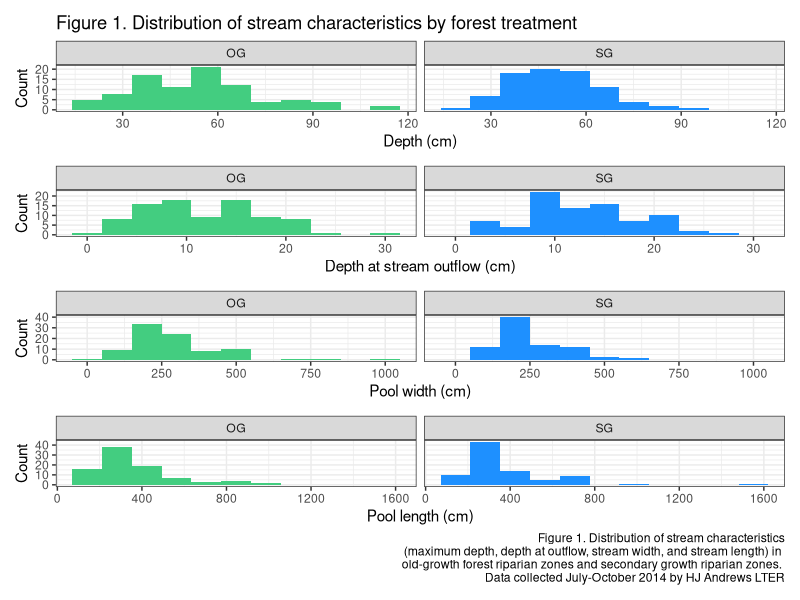
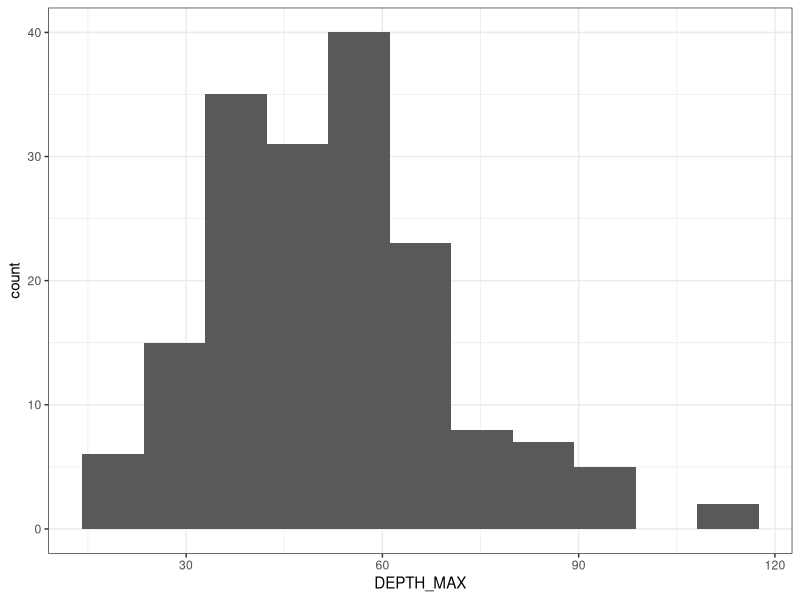
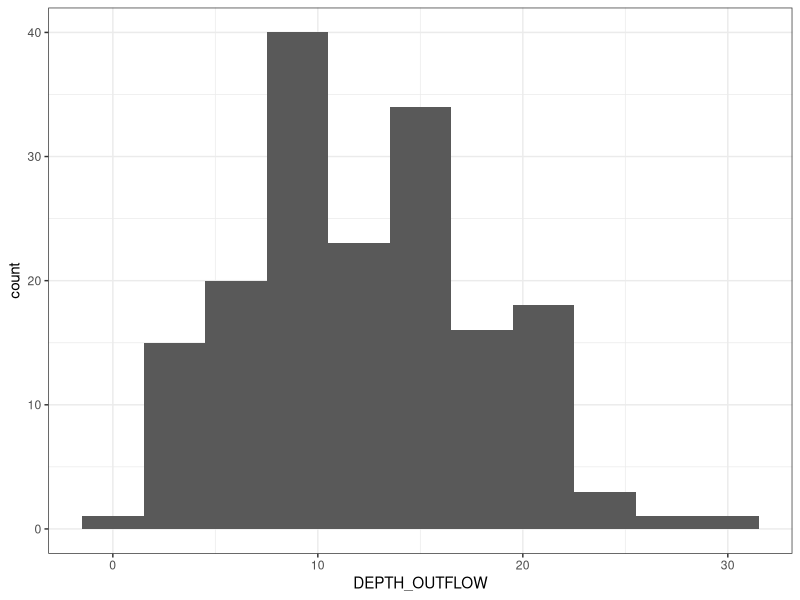
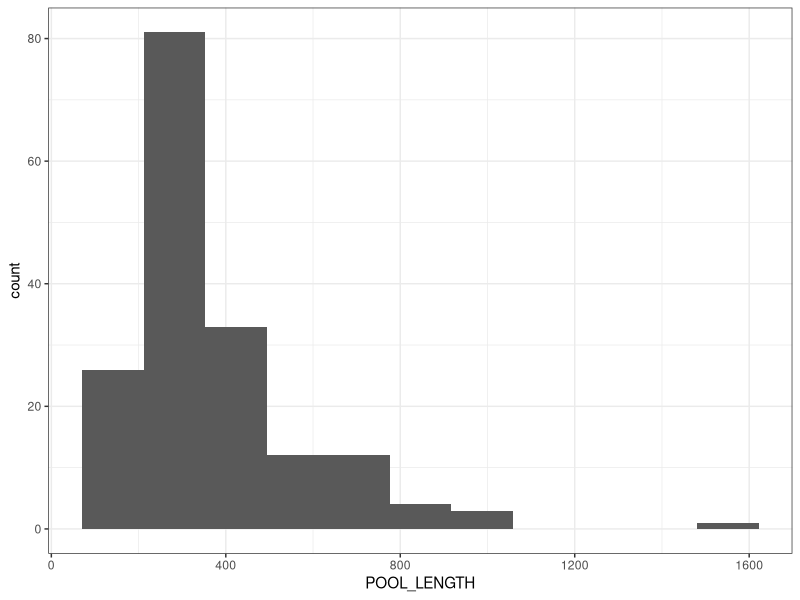
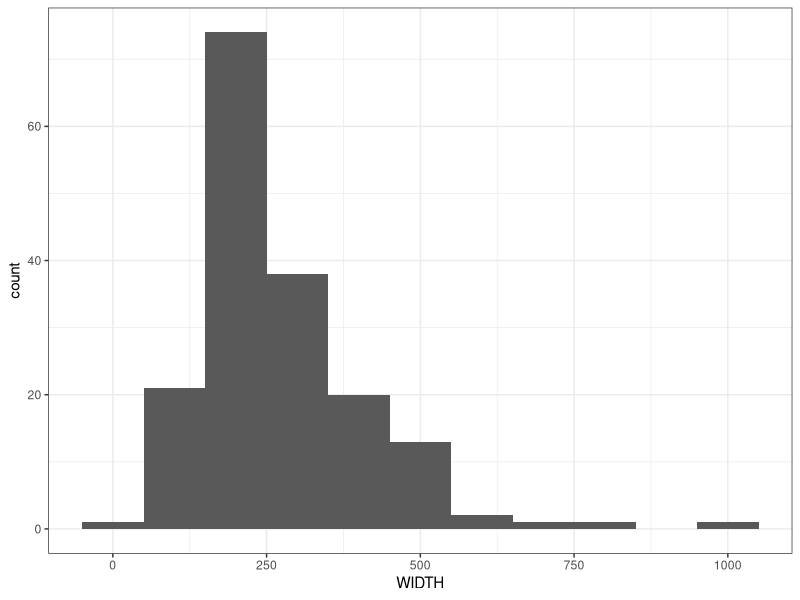
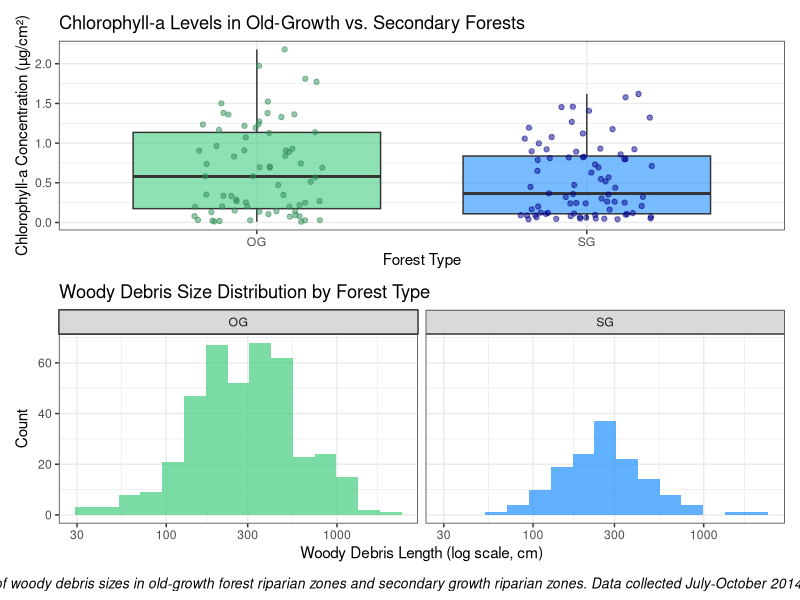
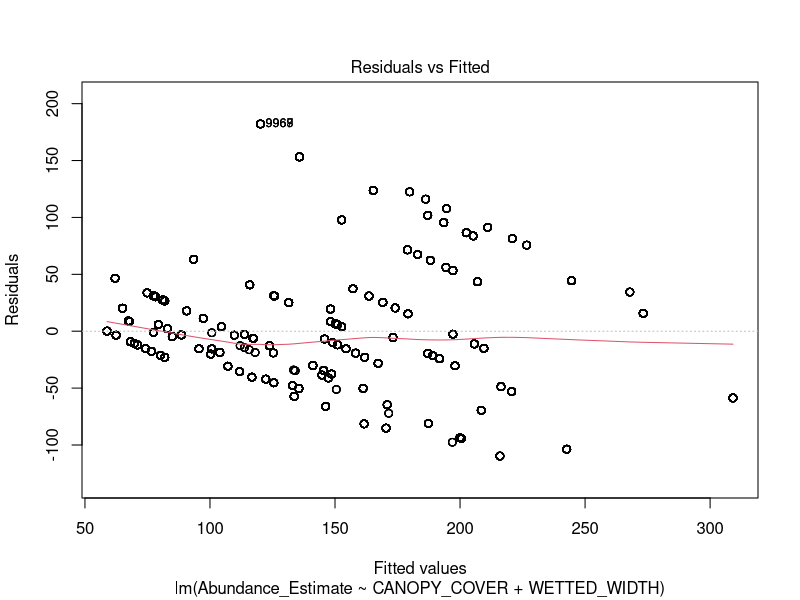
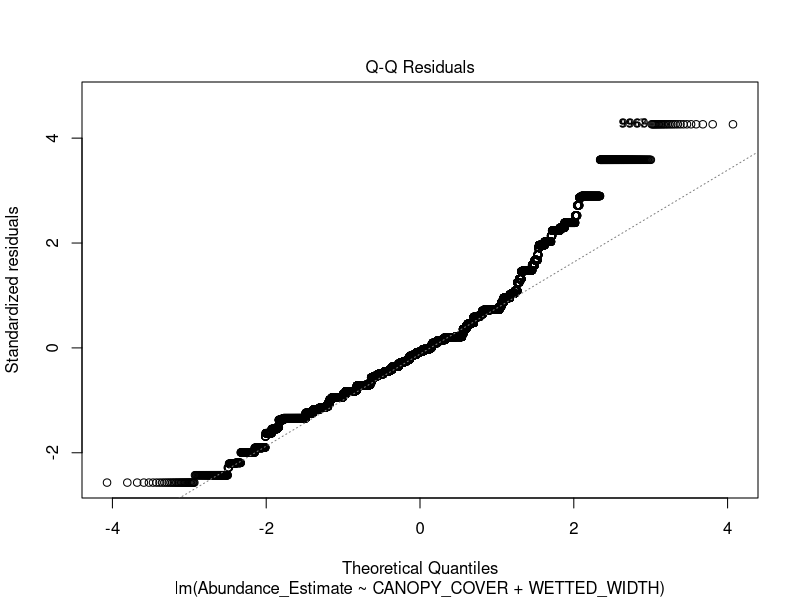

These figures' R source, in order:
## ---- chunk 1

Fish_salamander<- read.csv('Data/AS01001_v1.csv')
#invertebrate<- read.csv('Data/AS01002_v1.csv') provided but not needed for our analysis
stream_data<- read.csv('Data/AS01003_v1.csv')
wood_measurements<- read.csv('Data/AS01004_v1.csv')
pool_measurement<-read.csv('Data/AS01005_v1.csv')

#install.packages("dplyr")
#install.packages("tidyverse")
library(ggplot2)
library (patchwork)
library(dplyr)
library(tidyverse)

## ---- chunk 2
binnumber <- 2 * (172)^(1/3)
binnumber

depth_plot <-  ggplot(pool_measurement, aes(x = DEPTH_MAX, fill = REACH_TYPE)) +
geom_histogram(bins = 11) + # creates histograms
  facet_wrap (~ REACH_TYPE) +
  scale_fill_manual(values= c('seagreen3', 'dodgerblue')) +
labs(x = "Depth (cm)",
y = "Count", title = "Figure 1. Distribution of stream characteristics by forest treatment") +
   theme_bw() + theme(legend.position = "none") 

flowdepth_plot <-  ggplot(pool_measurement, aes(x = DEPTH_OUTFLOW, fill = REACH_TYPE)) +
geom_histogram(bins = 11) + # creates histograms
  facet_wrap (~ REACH_TYPE) +
  scale_fill_manual(values= c('seagreen3', 'dodgerblue')) +
labs(x = "Depth at stream outflow (cm)",
y = "Count") +
  theme_bw() + theme(legend.position = "none") 

width_plot <-  ggplot(pool_measurement, aes(x = WIDTH, fill = REACH_TYPE)) +
geom_histogram(bins = 11) + # creates histograms
  facet_wrap (~ REACH_TYPE) +
  scale_fill_manual(values= c('seagreen3', 'dodgerblue')) +
labs(x = "Pool width (cm)",
y = "Count") +
   theme_bw() + theme(legend.position = "none")

length_plot <-  ggplot(pool_measurement, aes(x = POOL_LENGTH, fill = REACH_TYPE)) +
geom_histogram(bins = 11) + # creates histograms
  facet_wrap (~ REACH_TYPE) +
  scale_fill_manual(values= c('seagreen3', 'dodgerblue')) +
labs(x = "Pool length (cm)",
y = "Count", caption = "Figure 1. Distribution of stream characteristics
(maximum depth, depth at outflow, stream width, and stream length) in 
old-growth forest riparian zones and secondary growth riparian zones. 
Data collected July-October 2014 by HJ Andrews LTER") +
  theme_bw() + theme(legend.position = "none")


stream_qualities_plot <- depth_plot / flowdepth_plot / width_plot / length_plot 
stream_qualities_plot

ggsave("stream_qualities_plot.jpeg", stream_qualities_plot, width = 8, height = 14)

## ---- chunk 3
(hist.maxdepth <- ggplot(pool_measurement, aes(x=DEPTH_MAX))+ geom_histogram(bins = 11) + theme_bw())
(hist.outflowdepth <- ggplot(pool_measurement, aes(x=DEPTH_OUTFLOW))+ geom_histogram(bins = 11) + theme_bw())
(hist.poollength <- ggplot(pool_measurement, aes(x=POOL_LENGTH))+ geom_histogram(bins = 11) + theme_bw())
(hist.width <- ggplot(pool_measurement, aes(x=WIDTH))+ geom_histogram(bins = 11) + theme_bw())
##

## ---- chunk 4
# Canopy Cover vs. Chlorophyll-a (LOCKED)
# Based on visible clues in the data, we removed points where canopy cover is < 35%.
clean_canopy_data <- stream_data %>%
  filter(CANOPY_COVER >= 35)

canopy_plot <- ggplot(clean_canopy_data, aes(x = REACH_TYPE, y = CHL_A_TILES, fill = REACH_TYPE)) +
  geom_boxplot(outlier.shape = NA, alpha = 0.6) +
  geom_jitter(aes(color = REACH_TYPE), width = 0.2, size = 1.5, alpha = 0.5) +
  scale_fill_manual(values = c("seagreen3", "dodgerblue")) +
  scale_color_manual(values = c("seagreen4", "blue4")) +
  labs(
    x = "Forest Type",
    y = "Chlorophyll-a Concentration (µg/cm²)",
    title = "Chlorophyll-a Levels in Old-Growth vs. Secondary Forests"
  ) +
  theme_bw() +
  theme(legend.position = "none")

# Separate Histograms for OG and SG
wood_histogram <- ggplot(wood_measurements, aes(x = WOOD_LENGTH, fill = REACH_TYPE)) +
  geom_histogram(bins = 15, alpha = 0.7) +  # Individual histograms
  scale_fill_manual(values = c("seagreen3", "dodgerblue")) +
  scale_x_log10() +  # Log scale for better spread
  facet_wrap(~ REACH_TYPE) +  # Separate plots for OG and SG
  labs(
    x = "Woody Debris Length (log scale, cm)",
    y = "Count",
    title = "Woody Debris Size Distribution by Forest Type"
  ) +
  theme_bw() +
  theme(legend.position = "none")

# Combine Both Plots into One Figure with Proper Caption Spacing 
combined_figure <- canopy_plot / wood_histogram +
  plot_annotation(
    caption = "Figure 2. Distribution of woody debris sizes in old-growth forest riparian zones and secondary growth riparian zones. Data collected July-October 2014 by HJ Andrews LTER."
  ) &
  theme(
    plot.caption = element_text(hjust = 0.5, size = 10, face = "italic")  # Ensures proper alignment
  )

# Save the figure with increased width
ggsave("canopy_woodydebris.jpeg", combined_figure, width = 14, height = 10)  # Increased width

# Display the figure
combined_figure
## ---- chunk 5

salamander<- Fish_salamander %>% filter(SPECIES== "DITE")%>%
  mutate(SPECIES_NAME = "Dicamptodon tenebrosus (Coastal Giant Salamander)")

salamander_abundance_by_pair <- function(salamander, correction_factor = 1.34) {
  
  salamander <- salamander %>%
    mutate(SURVEY_METHOD = toupper(SURVEY_METHOD),
           MARKED_UNMARKED = toupper(MARKED_UNMARKED))
  
  # Combine SITE and REACH_TYPE to define unique pairs
  site_pairs <- salamander %>%
    select(SITE, REACH_TYPE) %>%
    distinct()
  
  results <- data.frame(
    SITE = character(),
    REACH_TYPE = character(),
    Abundance_Estimate = numeric(),
    Method = character(),
    stringsAsFactors = FALSE
  )
  
  for (i in 1:nrow(site_pairs)) {
    site <- site_pairs$SITE[i]
    reach <- site_pairs$REACH_TYPE[i]
    
    pair_data <- salamander %>%
      filter(SITE == site, REACH_TYPE == reach)
    
    if (site %in% c("MCT_E", "MCT_W")) {
      raw_count <- pair_data %>%
        filter(SURVEY_METHOD %in% c("P1", "P2", "P3")) %>%
        nrow()
      est <- raw_count * correction_factor
      method <- "Depletion (corrected)"
      
    } else if (all(c("M", "R") %in% unique(pair_data$SURVEY_METHOD))) {
      M <- pair_data %>%
        filter(SURVEY_METHOD == "M", MARKED_UNMARKED == "M") %>%
        nrow()
      C <- pair_data %>%
        filter(SURVEY_METHOD == "R") %>%
        nrow()
      R <- pair_data %>%
        filter(SURVEY_METHOD == "R", MARKED_UNMARKED == "M") %>%
        nrow()
      
      est <- if (R > 0) ((M + 1) * (C + 1)) / (R + 1) - 1 else NA
      method <- "Mark-recapture"
      
    } else {
      est <- NA
      method <- "Insufficient data"
    }
    
    results <- rbind(
      results,
      data.frame(SITE = site, REACH_TYPE = reach,
                 Abundance_Estimate = round(est, 2),
                 Method = method,
                 stringsAsFactors = FALSE)
    )
  }
  
  return(results)
}

abundance_by_pair <- salamander_abundance_by_pair(salamander)
print(abundance_by_pair)

## We need 18 sites (9 paired sites)- need to adjust code to include 3 msising sites that were filtered for NA Data?

## ---- chunk 6
full_salamander_data <- abundance_by_pair %>%
  left_join(stream_data, by = c("SITE", "REACH_TYPE")) %>%
  left_join(pool_measurement, by = c("SITE", "REACH_TYPE")) %>%
  left_join(wood_measurements, by = c("SITE", "REACH_TYPE"))%>%
  filter(!is.na(Abundance_Estimate)) %>%
  drop_na() 
## ---- chunk 7
#Salamander abundance as a function of canopy cover and wetted width (poisson)
#DITE – Dicamptodon tenebrosus (Coastal Giant Salamander)
#Poisson regression because we are interested in abundance 

model1 <- lm(Abundance_Estimate ~ CANOPY_COVER + WETTED_WIDTH, data = full_salamander_data)
summary(model1)
plot(model1)
AIC(model1)

## ---- chunk 8
#Salamander abundance as a function of downed woody debris length and max pool depth
# added wood length as a funcction of reach type because larger pieces of debris are found in old growth 

#residuals have a pattern
model2 <- lm(Abundance_Estimate ~ WOOD_LENGTH*REACH_TYPE + DEPTH_MAX*REACH_TYPE + factor(SITE), data = full_salamander_data)
summary(model2)
plot(model2)
AIC(model2)

#removing factor makes Q-Q more linear
model2B <- lm(Abundance_Estimate ~ WOOD_LENGTH*REACH_TYPE + DEPTH_MAX*REACH_TYPE, data = full_salamander_data)
summary(model2B)
plot(model2B)
AIC(model2B)

#removing outlier site
full_salamander_data_no_COOK <- full_salamander_data[full_salamander_data$SITE != "COOK", ]

model2C <- lm(Abundance_Estimate ~ WOOD_LENGTH*REACH_TYPE + DEPTH_MAX*REACH_TYPE, data = full_salamander_data_no_COOK )
summary(model2C)
plot(model2C)
AIC(model2C)

model2D <- lm(Abundance_Estimate ~ WOOD_LENGTH*REACH_TYPE + DEPTH_MAX*REACH_TYPE + factor(SITE), data = full_salamander_data_no_COOK)
summary(model2D)
plot(model2D)
AIC(model2D)
